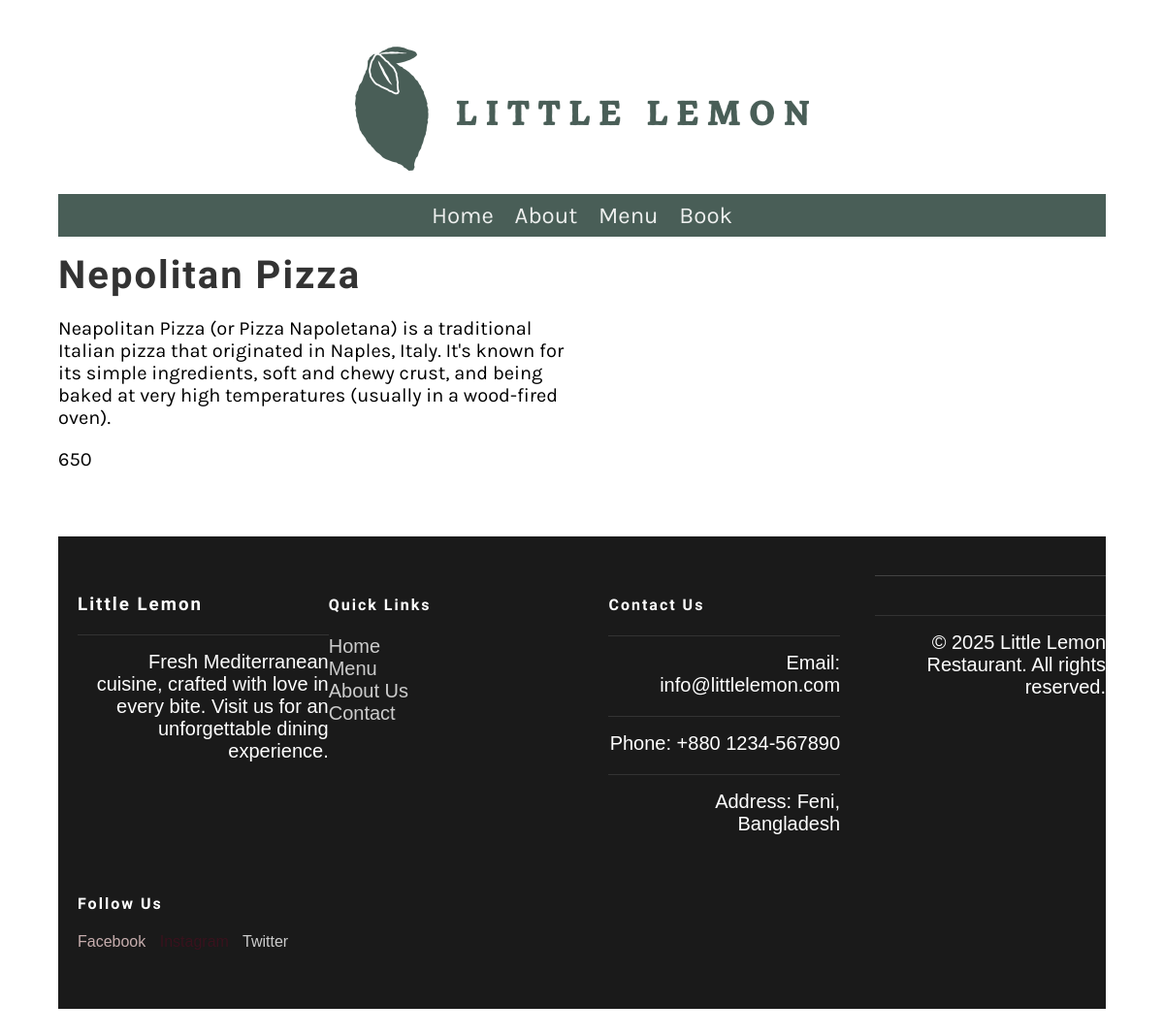
Screenshot of /menu_item/2 with the database file from the repository.
### restaurant/models.py (models this page shows, shortened)
class Menu(models.Model):
   name = models.CharField(max_length=255)
   price = models.IntegerField()
   description = models.CharField(max_length=1000,default='')

### restaurant/views.py (the view)
# urls.py: path('menu_item/<int:pk>', views.display_menu_item,name = 'menu_item'),
def display_menu_item(request,pk=None):
    if pk:
        menu_item = Menu.objects.get(pk=pk)
    else:
        menu_item = ''
    return render(request, 'menu_item.html', {'menu_item' : menu_item})

### restaurant/templates/menu_item.html
{% extends 'base.html'%}
{% block content %}
<div class = 'row'>
    <div class = 'column'>
        <h2>{{menu_item.name}}</h2>
        <p> {{menu_item.description}}</p>
        <p>{{menu_item.price}}</p>
    </div>
</div>
{% endblock %}

### restaurant/static/css/style.css (style rules this page uses)
body { font-family: 'Karla', sans-serif; margin-top: 3rem; margin-bottom: 3rem; margin-left: 5%; margin-right: 5%; }
h1, h2, h3, h4, h5, h6 { font-family: 'Markazi Text', serif; letter-spacing: 2px;; }
h2 { font-size: 2.5rem; color: #333333; margin:1rem 0; }
p, ul { font-size: 1.25rem;; }
.row { display: flex; flex-direction: row; width: 100%; padding-bottom: 1rem; }
.column { flex-basis: 50%; margin-bottom: 1rem; padding-bottom: 1rem; }

### rows the page displays
Menu: name "Nepolitan Pizza", description "Neapolitan Pizza (or Pizza Napoletana) is a traditional Italian pizza that originated in Naples, Italy. It's known for its simple ingredients, soft and chewy crust, and being baked at very high temperatures (usually in a wood-fired oven).", price "650"
